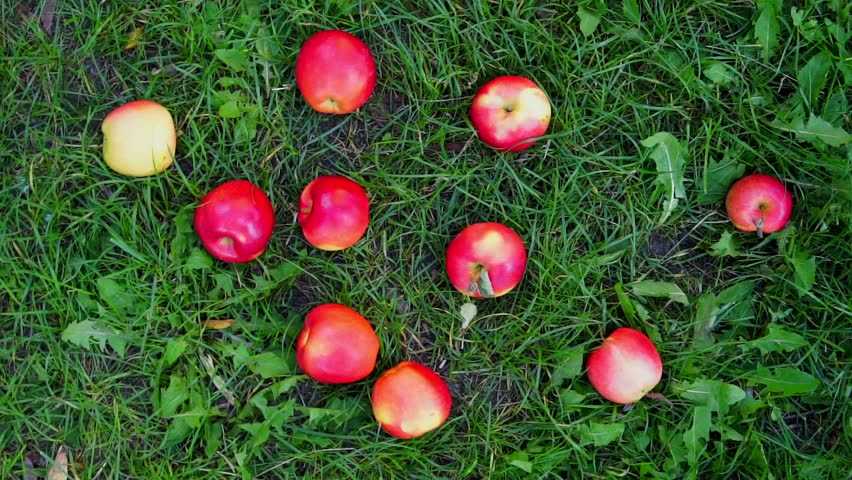
//> input picture Appunti/Algoritmi/image/apple.jpg, 852 x 480 px
$ ./Canny image/apple.jpg   (built with g++ and OpenCV 4)
//> lines starting //> are read from the running program, lines starting //| are printed output that depends on the picture
#include <opencv2/opencv.hpp>
#include <stdlib.h>
using namespace std;
using namespace cv;

/*
   1. Convolvere l'immagine di input con un filtro Gaussiano
   2. Calcolare la magnitudo e l'orientazione del gradiente
   3. Applicare la non-maxima-suppression
   4. Applicare il thresholding con isteresi
*/

void canny(Mat, Mat&, float, float);

int main(int argc, char * argv[]) {
    Mat src = imread(argv[1], IMREAD_GRAYSCALE);
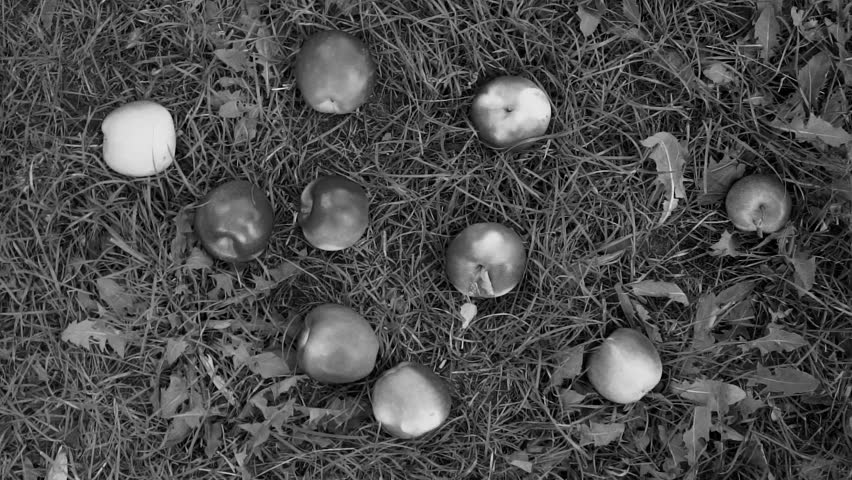
//> src: 480 rows x 852 cols, CV_8UC1; min 0, max 235, mean 76.2
    Mat edgesCanny;
    canny(src, edgesCanny, 30, 30 * 2.4);
    imshow("Input image", src);
    imshow("Canny image", edgesCanny);
    waitKey(0);
    return 0;
}

void canny(Mat src, Mat& dst, float thLow, float thHigh) {
//> called with thLow = 30, thHigh = 72
	// applico filtro gaussiano
	Mat gaus;
	GaussianBlur(src, gaus, Size(3,3), 0);
	// calcolo della magnitudo
	Mat dx, dy;
	Sobel(gaus, dx, CV_32FC1, 1, 0);
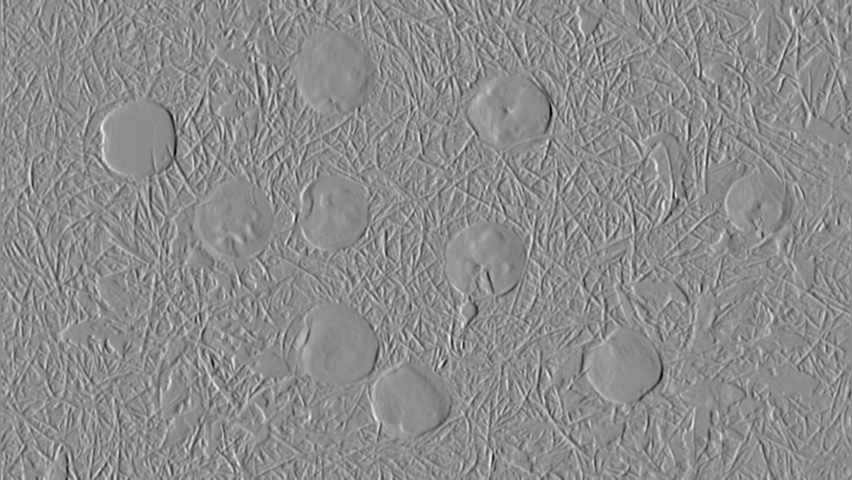
//> dx: 480 rows x 852 cols, CV_32FC1; min -569, max 461, mean -0.1; drawn with min black and max white
	Sobel(gaus, dy, CV_32FC1, 0, 1);
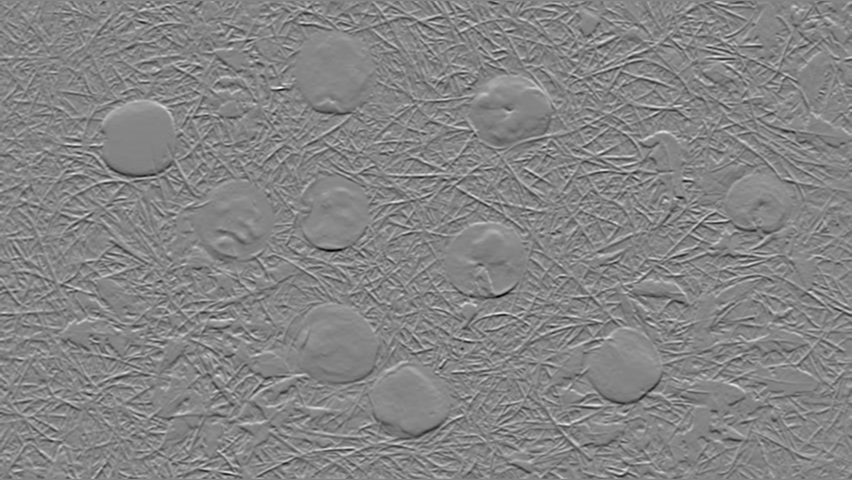
//> dy: 480 rows x 852 cols, CV_32FC1; min -537, max 494, mean 0; drawn with min black and max white
	magnitude(dx, dy, dst);
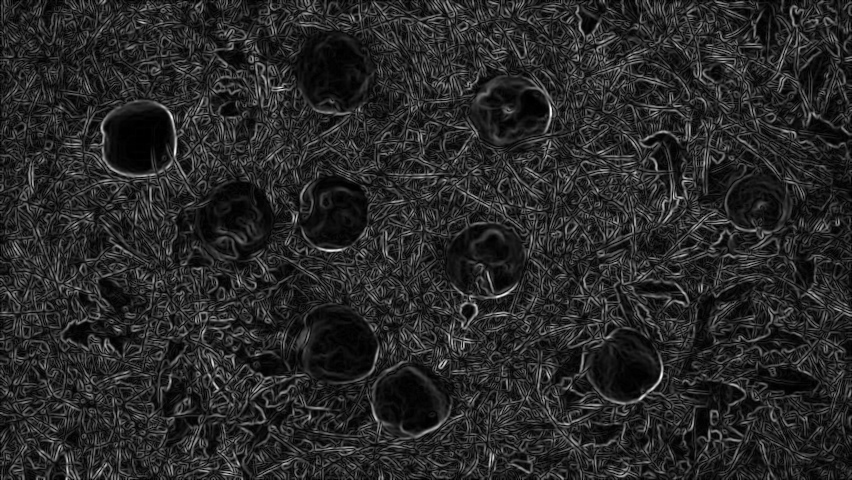
//> dst: 480 rows x 852 cols, CV_32FC1; min 0, max 571.1, mean 89.3; drawn with min black and max white
	// calcolo dell'orientazione del gradiente
	dst.convertTo(dst, CV_8U);
//> dst: 480 rows x 852 cols, CV_8UC1
	Mat orientation;
	phase(dx, dy, orientation, true);
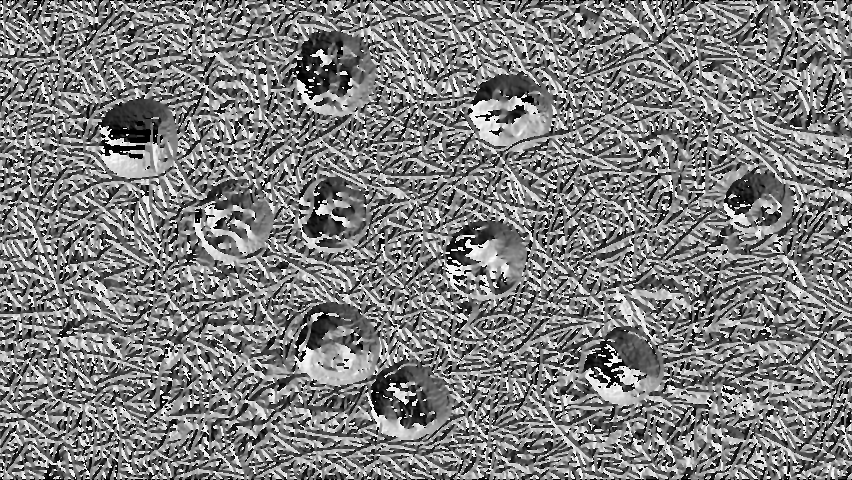
//> orientation: 480 rows x 852 cols, CV_32FC1; min 0, max 359.8, mean 178.2; drawn with min black and max white
	// non-maxima-suppression
	for(int i = 1; i < dst.rows-1; i++) {
		for(int j = 1; j < dst.cols-1; j++) {
			float angle = orientation.at<float>(i,j);
			uchar magValue = dst.at<uchar>(i,j);
			if((-22.5 < angle && angle <= 22.5) || (-157.5 < angle && angle <= 157.5)) { // orizzontale
				if(magValue < dst.at<uchar>(i,j-1) && magValue < dst.at<uchar>(i,j+1))
					dst.at<uchar>(i,j) = 0;
			} else if((-112.5 < angle && angle <= -67.5) || (67.5 < angle && angle <= 112.5)) { // verticale
				if(magValue < dst.at<uchar>(i-1,j) && magValue < dst.at<uchar>(i+1,j))
					dst.at<uchar>(i,j) = 0;
			} else if((-67.5 < angle && angle <= -22.5) || (112.5 < angle && angle <= 157.5)) { // + 45
				if(magValue < dst.at<uchar>(i-1,j-1) && magValue < dst.at<uchar>(i+1,j+1))
					dst.at<uchar>(i,j) = 0;
			} else { // -45
				if(magValue < dst.at<uchar>(i-1,j+1) && magValue < dst.at<uchar>(i+1,j-1))
					dst.at<uchar>(i,j) = 0;
			}
		}
	}
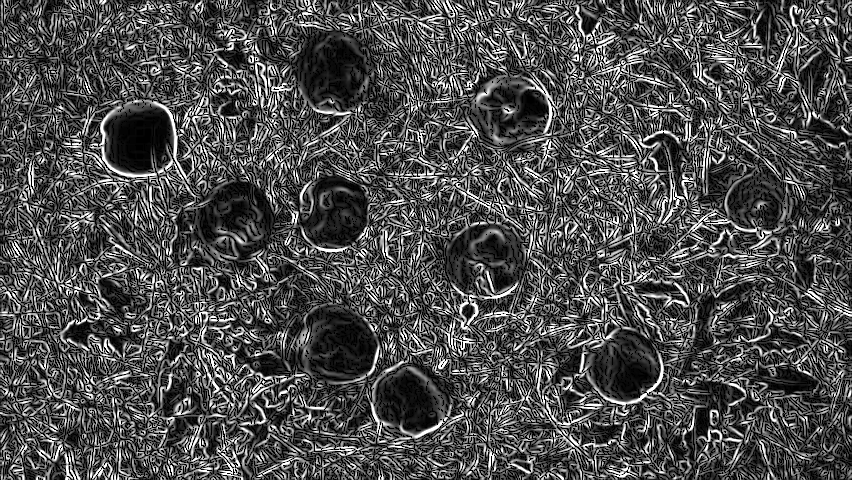
//> dst: 480 rows x 852 cols, CV_8UC1; min 0, max 255, mean 77.4
	// thresholding con isteresi
	for(int i = 1; i < dst.rows-1; i++) {
		for(int j = 1; j < dst.cols-1; j++) {
			if(dst.at<uchar>(i,j) > thHigh)
				dst.at<uchar>(i,j) = 255;
			else if(dst.at<uchar>(i,j) <= thLow)
				dst.at<uchar>(i,j) = 0;
			else {
				bool strong = false;
				for(int k = -1; k <= 1 && !strong; k++) {
					for(int l = -1; l <= 1 && !strong; l++) {
						if(dst.at<uchar>(i+k,j+l) > thHigh)
							strong = true;
					}
				}
				if(strong)
					dst.at<uchar>(i,j) = 255;
				else
					dst.at<uchar>(i,j) = 0;
			}
		}
	}
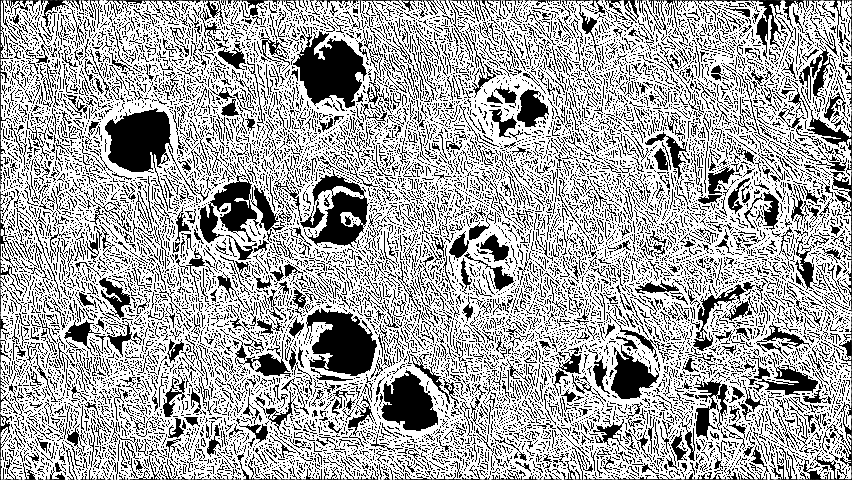
//> dst: 480 rows x 852 cols, CV_8UC1; min 0, max 255, mean 170
}

$ run again, on Appunti/Algoritmi/image/mixed-fruits.jpg
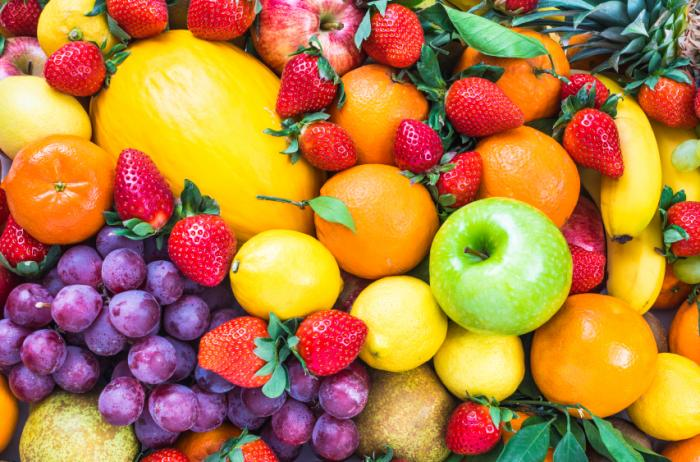
//> input picture Appunti/Algoritmi/image/mixed-fruits.jpg, 700 x 462 px
//> after the loop in canny, `for(int i = 1; i < dst.rows-1; i++)`:
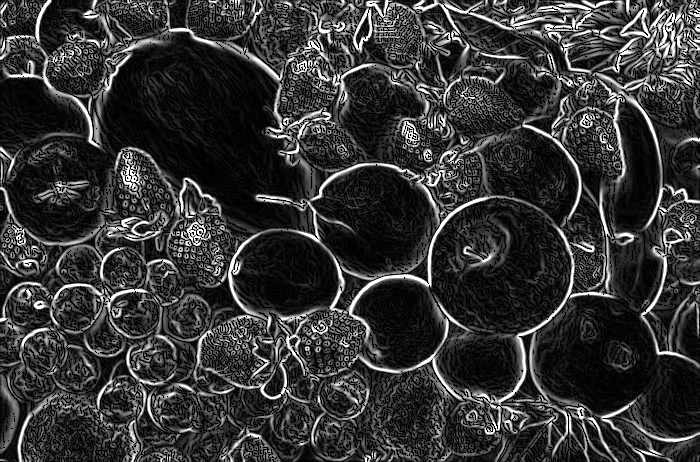
//> dst: 462 rows x 700 cols, CV_8UC1; min 0, max 255, mean 53.8
//> after the loop in canny, `for(int i = 1; i < dst.rows-1; i++)`:
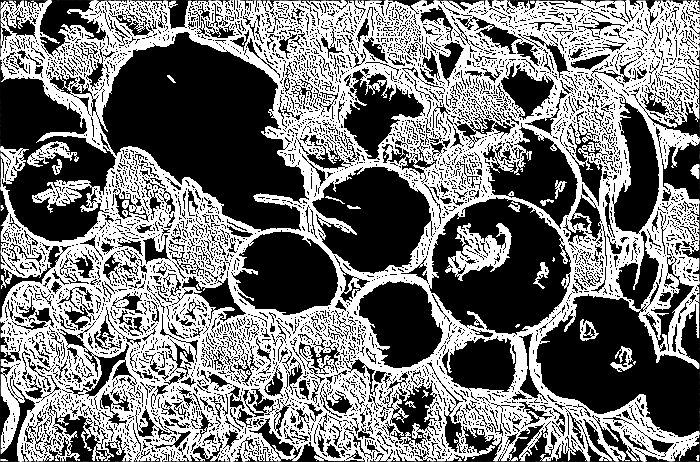
//> dst: 462 rows x 700 cols, CV_8UC1; min 0, max 255, mean 121.2
